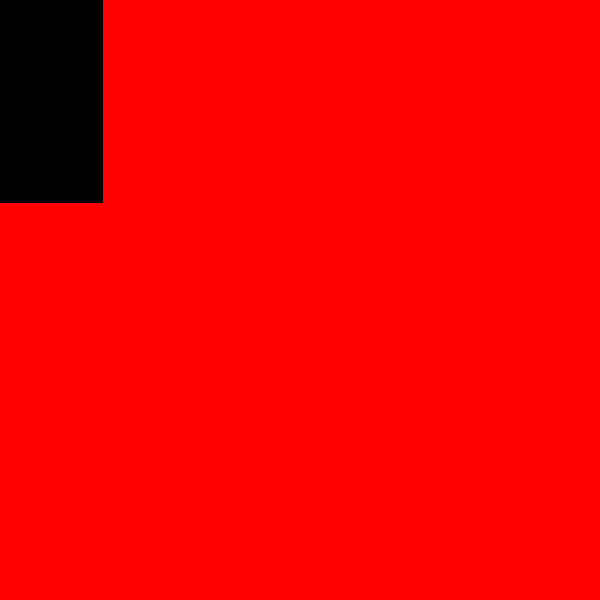
Frame 1 (no input)
Frame 60 (the mouse pressed at the canvas centre just before this capture): identical to frame 1, image omitted
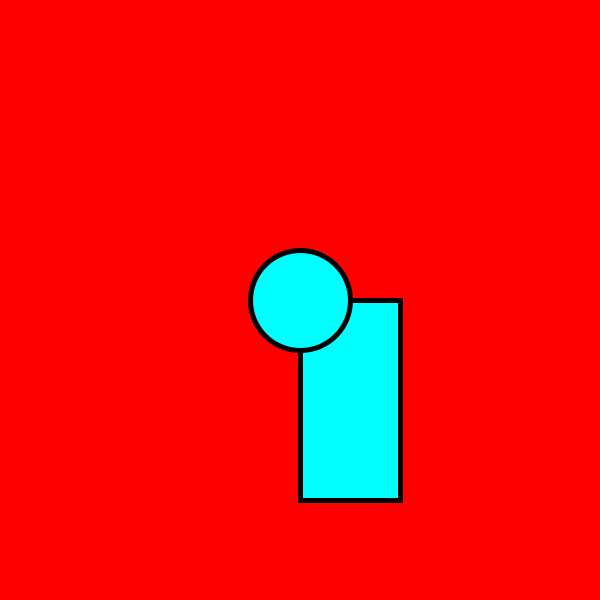
Frame 120 (the mouse held since frame 60 and released just before this capture)

The Processing sketch that drew these frames (run headless with seeded random() and noise(); from frame 60 on, the mouse is pressed at the canvas centre):

// Processing sketch: Line__stroke__and_different_movements
// ── Line__stroke__and_different_movements.pde

void setup(){ //run once
  size(600,600); //creates a window
 
}

void draw() {  // like a loop
  background(255,0,0);
  stroke(0); //affects the color of a line or the line of a shape
  strokeWeight(5);
  fill(0,mouseX,mouseY);
  rect(mouseX, mouseY,100,200);
  ellipse(mouseX,mouseY,100,100); // mouseX and mouseY makes the cirle where the cursor is 
  stroke(0,255,255);
 //line(0,0,width,height); // draw a line,line needs x1 and y1, x2 and y2
}
